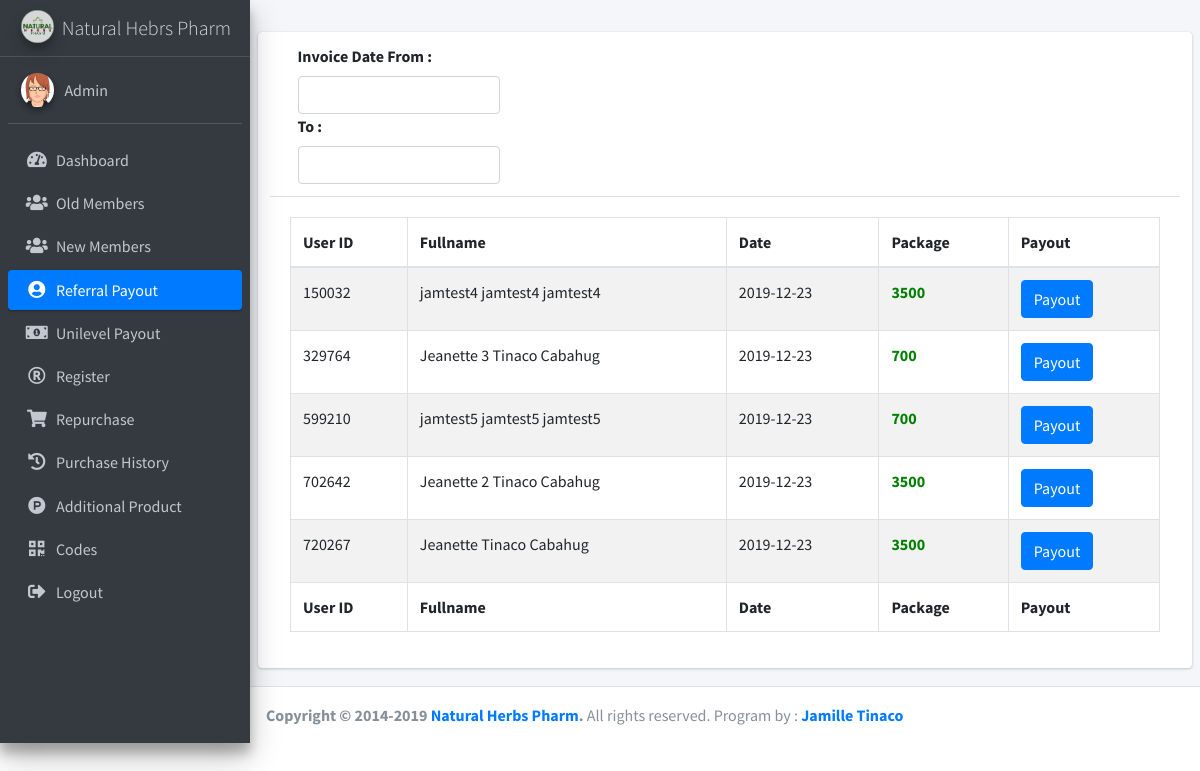
The page /referral-payout.php (signed in) on the database its author committed.
### tables this page shows
CREATE TABLE `indirect` (
  `reg` int(11) NOT NULL,
  `package_downline` int(11) NOT NULL,
  `one` double NOT NULL,
  `two` double NOT NULL,
  `three` double NOT NULL,
  `four` double NOT NULL,
  `five` double NOT NULL,
  `id` text NOT NULL,
  `dat` text NOT NULL,
  `status` text NOT NULL,
  `notify_payout` varchar(11) NOT NULL
);

CREATE TABLE `member` (
  `sid` text NOT NULL,
  `fn` text NOT NULL,
  `mn` text NOT NULL,
  `ln` text NOT NULL,
  `ad` text NOT NULL,
  `uname` text NOT NULL,
  `upass` text NOT NULL,
  `uid` text NOT NULL,
  `pick_up` varchar(21) NOT NULL,
  `regen` int(11) NOT NULL,
  `picture` longblob NOT NULL,
  `package` text NOT NULL,
  `phone` text NOT NULL,
  `stat` text NOT NULL,
  `dat` text NOT NULL,
  `status_new` varchar(11) DEFAULT NULL,
  `notify_payout` varchar(11) NOT NULL
);

### referral-payout.php (the view, shortened to what this page needs)
<?php
 include('header.php');
 ?>
    <div class="content-wrapper">
      <section class="content">
        <div class="row">
          <div class="col-12">
            <div class="card" style="margin-top: 2rem;    padding: 0 1vw;">
              <div class="card-header">
                <div class="col-md-3">
                  <label>Invoice Date From : </label>
                  <input type='text' class="form-control datetimepicker1" id="datetimepicker1" autocomplete="off" />
                </div>
                <div class="col-md-3">
                  <label> To :</label>
                  <input type='text' class="form-control datetimepicker1" id="datetimepicker2" autocomplete="off" />
                </div>
              </div>
              <div class="card-body">
                <form method="post">
                  <table id="table-append" class="table table-bordered table-striped referral-table ">
                    <thead>
                      <tr>
                        <th>User ID</th>
                        <th>Fullname</th>
                        <th>Date</th>
                        <th>Package</th>
                        <th>Payout</th>
                      </tr>
                    </thead>
                    <tbody>
                   <?php
                    $sql="SELECT * FROM indirect WHERE notify_payout != 'payout' GROUP by id ";
                    $result = mysqli_query($conn,$sql);
                     while($row = mysqli_fetch_assoc($result)) {
                        ?>
                        <tr>
                          <td>
                            <?php echo $row['id'] ?>
                          </td>
                          <td>
                            <?php
                            $sql="SELECT * FROM member Where uid = ".$row['id']." ";
                            $result1 = mysqli_query($conn,$sql);
                             while($row1 = mysqli_fetch_assoc($result1)) {
                                echo $row1['fn'] . ' ' . $row1['mn'] . ' ' .$row1['ln'] ;
                             }
                             ?>
                          </td>
                          <td>
                            <?php echo $row['dat']?>
                          </td>
                          <td><b style="color: green">
                            <?php echo $row['status']?></b>
                          </td>
                          <td>
                            <input type="button" name="payoutlist"  data-id="<?php echo $row['id']; ?>" class="payoutlist md-trigger btn btn-primary mrg-b-lg" value="Payout">
                          </td>
                        </tr>
                       <?php     }   ?>
                    </tbody>
                    <tfoot>
                      <tr>
                        <th>User ID</th>
                        <th>Fullname</th>
                        <th>Date</th>
                        <th>Package</th>
                        <th>Payout</th>
                      </tr>
                    </tfoot>
                  </table>
                </form>
              </div>
            </div>
          </div>
        </div>
      </section>
    </div>
<?php
include('footer.php');
 ?>

### header.php (shortened to what this page needs)
<!DOCTYPE html>
<html>
<head>
  <link rel="stylesheet" href="plugins/fontawesome-free/css/all.min.css">
  <link rel="stylesheet" href="https://code.ionicframework.com/ionicons/2.0.1/css/ionicons.min.css">
  <link rel="stylesheet" href="plugins/datatables-bs4/css/dataTables.bootstrap4.css">
  <link rel="stylesheet" href="dist/css/adminlte.min.css">
  <link rel="stylesheet" href="dist/css/bootstrap-datepicker.min.css">
</head>
<body class="hold-transition sidebar-mini">
  <div class="wrapper">
  <aside class="main-sidebar sidebar-dark-primary elevation-4">
    <a href="index3.html" class="brand-link">
      <img src="dist/img/icon.png" alt="AdminLTE Logo" class="brand-image img-circle elevation-3" style="opacity: .8">
      <span class="brand-text font-weight-light">Natural Hebrs Pharm</span>
    </a>
    <div class="sidebar">
      <div class="user-panel mt-3 pb-3 mb-3 d-flex">
        <div class="image">
          <img src="dist/img/avatar3.png" class="img-circle elevation-2" alt="User Image">
        </div>
        <div class="info">
          <a href="#" class="d-block">Admin</a>
        </div>
      </div>
      <nav class="mt-2">
        <ul class="nav nav-pills nav-sidebar flex-column" data-widget="treeview" role="menu" data-accordion="false">
          <li class="nav-item">
            <a href="index.php" id="index" class="nav-link">
              <i class="nav-icon fas fa-tachometer-alt"></i>
              <p>
                 Dashboard
              </p>
            </a>
          </li>
          <li class="nav-item">
            <a href="old-member.php" id="old-member" class="nav-link">
              <i class="nav-icon fas fa-users"></i>
              <p>
                Old Members
              </p>
            </a>
          </li>
          <li class="nav-item">
            <a href="new-member.php" id="new-member" class="nav-link">
              <i class="nav-icon fas fa-users"></i>
              <p>
                 New Members
              </p>
            </a>
          </li>
          <li class="nav-item">
            <a href="referral-payout.php" id="referral" class="nav-link">
              <i class="nav-icon fas fa-user-circle"></i>
              <p>
                Referral Payout
              </p>
            </a>
          </li>
          <li class="nav-item">
            <a href="unilevel-payout.php"  id="unilevel" class="nav-link">
              <i class="nav-icon fas fa-money-bill-alt"></i>
              <p>
                Unilevel Payout
              </p>
            </a>
          </li>
          <li class="nav-item">
            <a href="register-client.php" id="register" class="nav-link">
              <i class="nav-icon far fa-registered"></i>
              <p>
                Register
              </p>
            </a>
          </li>
          <li class="nav-item">
            <a href="repurchase.php" id="repurchase" class="nav-link">
              <i class="nav-icon fas fa-shopping-cart"></i>
              <p>
                Repurchase
              </p>
            </a>
          </li>
          <li class="nav-item">
            <a href="purchase-history.php" id="history" class="nav-link">
              <i class="nav-icon fas fa-history"></i>
              <p>
                Purchase History
              </p>
            </a>
          </li>
          <li class="nav-item">
            <a href="product-register.php" id="product" class="nav-link">
              <i class="nav-icon fab fa-product-hunt"></i>
              <p>
                Additional Product
              </p>
            </a>
          </li>
          <li class="nav-item">
            <a href="code.php" id="code" class="nav-link">
              <i class="nav-icon fas fa-qrcode"></i>
              <p>
                Codes
              </p>
            </a>
          </li>
          <li class="nav-item">
            <a href="logout.php" class="nav-link">
              <i class="nav-icon fas fa-sign-out-alt"></i>
              <p>
                Logout
              </p>
            </a>
          </li>
        </ul>
      </nav>
    </div>
  </aside>

### footer.php (shortened to what this page needs)
    <footer class="main-footer">
      <strong>Copyright &copy; 2014-2019 <a href="#">Natural Herbs Pharm</a>.</strong> All rights reserved. Program by : <a href="https://www.facebook.com/jamille.tinaco"><b>Jamille Tinaco</b></a>
    </footer>
  </div>
</body>
</html>

### header.php (style rules this page uses)
a.active { color: #ffffff; background-color: #007bff; }

### rows shown on the page
indirect: id "150032", dat "2019-12-23", status "3500"
member: fn "jamtest4", mn "jamtest4", ln "jamtest4"
indirect: id "329764", dat "2019-12-23", status "700"
member: fn "Jeanette 3", mn "Tinaco", ln "Cabahug"
indirect: id "599210", dat "2019-12-23", status "700"
member: fn "jamtest5", mn "jamtest5", ln "jamtest5"
indirect: id "702642", dat "2019-12-23", status "3500"
member: fn "Jeanette 2", mn "Tinaco", ln "Cabahug"
indirect: id "720267", dat "2019-12-23", status "3500"
member: fn "Jeanette", mn "Tinaco", ln "Cabahug"
